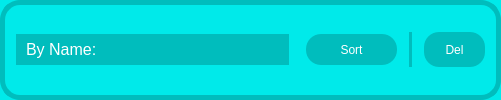
               <widget class="QFrame" name="frame_16">
                <property name="sizePolicy">
                 <sizepolicy hsizetype="Preferred" vsizetype="Fixed">
                  <horstretch>0</horstretch>
                  <verstretch>0</verstretch>
                 </sizepolicy>
                </property>
                <property name="minimumSize">
                 <size>
                  <width>501</width>
                  <height>81</height>
                 </size>
                </property>
                <property name="styleSheet">
                 <string notr="true">background-color: rgb(0, 234, 234);
border-radius: 20px;
border: 5px solid  rgb(0, 189, 189);</string>
                </property>
                <property name="frameShape">
                 <enum>QFrame::StyledPanel</enum>
                </property>
                <property name="frameShadow">
                 <enum>QFrame::Raised</enum>
                </property>
                <layout class="QGridLayout" name="gridLayout_23">
                 <item row="0" column="0">
                  <widget class="QComboBox" name="sched_sort_box">
                   <property name="sizePolicy">
                    <sizepolicy hsizetype="Expanding" vsizetype="Fixed">
                     <horstretch>0</horstretch>
                     <verstretch>0</verstretch>
                    </sizepolicy>
                   </property>
                   <property name="minimumSize">
                    <size>
                     <width>0</width>
                     <height>31</height>
                    </size>
                   </property>
                   <property name="font">
                    <font>
                     <family>Arial</family>
                     <pointsize>12</pointsize>
                     <weight>50</weight>
                     <italic>false</italic>
                     <bold>false</bold>
                    </font>
                   </property>
                   <property name="styleSheet">
                    <string notr="true">/* QComboBox Stylesheet */
QComboBox {
    background-color: rgb(0, 189, 189);
	color: rgb(255, 255, 255);
	font: 12pt &quot;Arial&quot;;
    border: none;
    padding: 5px 10px;
    selection-background-color: rgb(0, 234, 234)
    border-radius: 15px;
}

QComboBox::drop-down {
    background-color: rgb(0, 189, 189);
	font: 8pt &quot;Arial&quot;;
    border: none;
    width: 25px;
    border-top-right-radius: 15px;
    border-bottom-right-radius: 15px;
}

QComboBox QAbstractItemView {
    background-color: rgb(79, 238, 238)
	font: 8pt &quot;Arial&quot;;
    color:rgb(0, 189, 189);
    border: none;
    selection-background-color:  rgb(85, 255, 255)
    border-radius: 15px;
}</string>
                   </property>
                   <item>
                    <property name="text">
                     <string>By Name:</string>
                    </property>
                   </item>
                   <item>
                    <property name="text">
                     <string>By Date/Time:</string>
                    </property>
                   </item>
                   <item>
                    <property name="text">
                     <string>By Status:</string>
                    </property>
                   </item>
                  </widget>
                 </item>
                 <item row="0" column="1">
                  <spacer name="horizontalSpacer_27">
                   <property name="orientation">
                    <enum>Qt::Horizontal</enum>
                   </property>
                   <property name="sizeType">
                    <enum>QSizePolicy::Fixed</enum>
                   </property>
                   <property name="sizeHint" stdset="0">
                    <size>
                     <width>11</width>
                     <height>20</height>
                    </size>
                   </property>
                  </spacer>
                 </item>
                 <item row="0" column="2">
                  <widget class="QPushButton" name="sched_sort_btn">
                   <property name="sizePolicy">
                    <sizepolicy hsizetype="Fixed" vsizetype="Fixed">
                     <horstretch>0</horstretch>
                     <verstretch>0</verstretch>
                    </sizepolicy>
                   </property>
                   <property name="minimumSize">
                    <size>
                     <width>91</width>
                     <height>31</height>
                    </size>
                   </property>
                   <property name="styleSheet">
                    <string notr="true">QPushButton {
background-color: rgb(0, 189, 189);
color: rgb(255, 255, 255);
border-radius: 15px;
border: none;
font: 87 10pt &quot;Arial Black&quot;;
}

QPushButton:hover {
background-color: rgb(255, 255, 255);
color: rgb(0, 189, 189);
border-radius: 15px;
border: none;
}

QPushButton:pressed {
background-color: rgb(0, 189, 189);
}
</string>
                   </property>
                   <property name="text">
                    <string>Sort</string>
                   </property>
                  </widget>
                 </item>
                 <item row="0" column="3">
                  <spacer name="horizontalSpacer_28">
                   <property name="orientation">
                    <enum>Qt::Horizontal</enum>
                   </property>
                   <property name="sizeType">
                    <enum>QSizePolicy::Fixed</enum>
                   </property>
                   <property name="sizeHint" stdset="0">
                    <size>
                     <width>6</width>
                     <height>20</height>
                    </size>
                   </property>
                  </spacer>
                 </item>
                 <item row="0" column="4">
                  <widget class="Line" name="line_4">
                   <property name="styleSheet">
                    <string notr="true">border: 5px solid rgb(0, 189, 189);</string>
                   </property>
                   <property name="orientation">
                    <enum>Qt::Vertical</enum>
                   </property>
                  </widget>
                 </item>
                 <item row="0" column="5">
                  <spacer name="horizontalSpacer_29">
                   <property name="orientation">
                    <enum>Qt::Horizontal</enum>
                   </property>
                   <property name="sizeType">
                    <enum>QSizePolicy::Fixed</enum>
                   </property>
                   <property name="sizeHint" stdset="0">
                    <size>
                     <width>6</width>
                     <height>20</height>
                    </size>
                   </property>
                  </spacer>
                 </item>
                 <item row="0" column="6">
                  <widget class="QPushButton" name="sched_del_btn">
                   <property name="sizePolicy">
                    <sizepolicy hsizetype="Fixed" vsizetype="Fixed">
                     <horstretch>0</horstretch>
                     <verstretch>0</verstretch>
                    </sizepolicy>
                   </property>
                   <property name="minimumSize">
                    <size>
                     <width>61</width>
                     <height>35</height>
                    </size>
                   </property>
                   <property name="styleSheet">
                    <string notr="true">
QPushButton {
background-color: rgb(0, 189, 189);
color: rgb(255, 255, 255);
border-radius: 15px;
border: none;
font: 87 10pt &quot;Arial Black&quot;;
}

QPushButton:hover {
background-color: rgb(255, 255, 255);
color: rgb(0, 189, 189);
}

QPushButton:pressed {
background-color: rgb(0, 189, 189);
}</string>
                   </property>
                   <property name="text">
                    <string>Del</string>
                   </property>
                  </widget>
                 </item>
                </layout>
               </widget>
